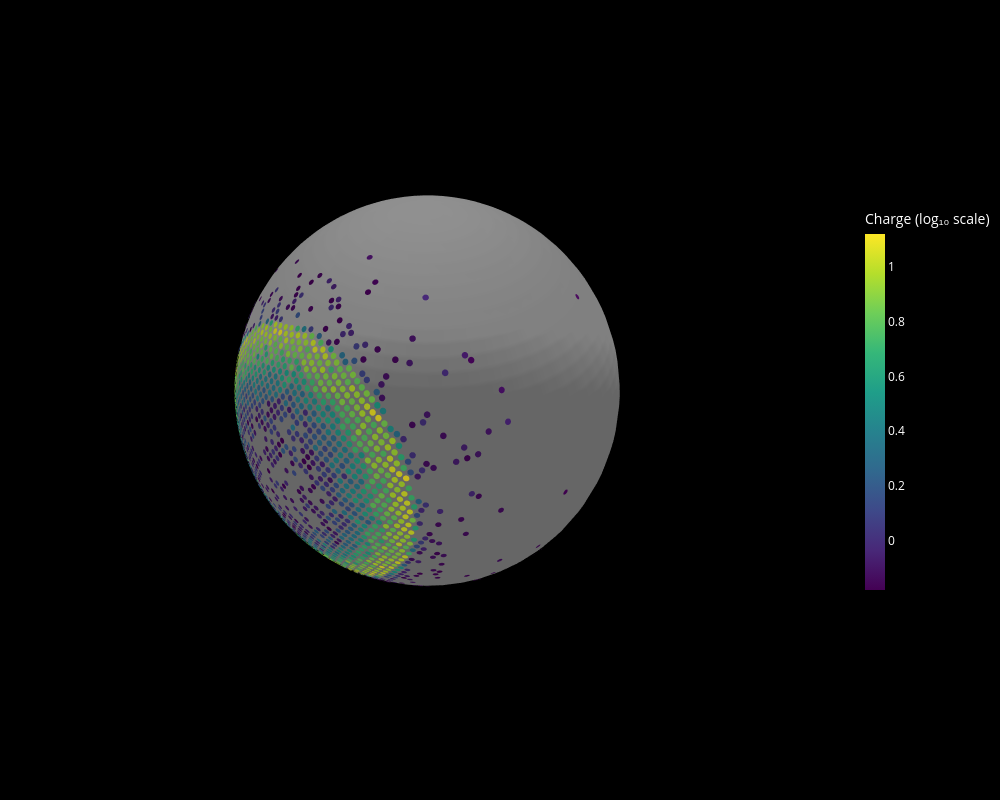

Notebook cell for this chart:
### Markdown cell above
### Sphere (JUNO / water) and box (MidBox / water) — oriented discs

### Code cell
for title, g, p, dt in [('sphere / water (JUNO)', 'JUNO', 'JUNO', 'sphere'),
                        ('box / water (MidBox)',  'MidBox', 'MidBox', 'box')]:
    d, ch, tm = simulate(f'../config/{g}_geom_config.json', f'../config/{p}_physics_config.json', dt, 1000., [1,0,0], [0,0,0])
    idx = bright(ch)
    print(f'{title}: {len(idx)} bright / {int((ch>0).sum())} lit')
    d.visualize_event_data_plotly_discs(idx, ch[idx], tm[idx], log_scale=True,
                                        show_all_sensors=False, title=title)

### Figure 1 — Plotly figure (JSON) as saved in the notebook; plotly's stock layout.template omitted (floating-point values rounded to 4 significant figures; data arrays with more than 128 entries replaced by an {"elided": "..."} marker saying what was removed)
{"data": [{"colorscale": [[0, "gray"], [1, "gray"]], "hoverinfo": "skip", "name": "Sphere Surface", "opacity": 1, "showlegend": false, "showscale": false, "type": "surface", "x": {"elided": "50x50 float values"}, "y": {"elided": "50x50 float values"}, "z": {"elided": "50x50 float values"}}, {"cmax": 1.12, "cmin": -0.1809, "colorbar": {"len": 0.5, "thickness": 20, "tickfont": {"color": "white"}, "title": {"font": {"color": "white"}, "text": "Charge (log₁₀ scale)"}, "x": 1}, "colorscale": [[0, "#440154"], [0.1111, "#482878"], [0.2222, "#3e4989"], [0.3333, "#31688e"], [0.4444, "#26828e"], [0.5556, "#1f9e89"], [0.6667, "#35b779"], [0.7778, "#6ece58"], [0.8889, "#b5de2b"], [1, "#fde725"]], "hoverinfo": "skip", "i": {"elided": "17724 int values"}, "intensity": {"elided": "19201 float values"}, "j": {"elided": "17724 int values"}, "k": {"elided": "17724 int values"}, "lighting": {"ambient": 0.8, "diffuse": 0.8, "specular": 0.1}, "name": "Event Data (1477 hits)", "opacity": 1, "showscale": true, "type": "mesh3d", "x": {"elided": "19201 float values"}, "y": {"elided": "19201 float values"}, "z": {"elided": "19201 float values"}}, {"hovertemplate": "%{text}<extra></extra>", "marker": {"opacity": 0, "size": 1}, "mode": "markers", "name": "Hover Info", "showlegend": false, "text": {"elided": "1477 str values"}, "type": "scatter3d", "x": {"elided": "1477 float values"}, "y": {"elided": "1477 float values"}, "z": {"elided": "1477 float values"}}], "layout": {"height": 800, "margin": {"b": 0, "l": 0, "r": 80, "t": 0}, "paper_bgcolor": "black", "plot_bgcolor": "black", "scene": {"aspectmode": "cube", "bgcolor": "black", "xaxis": {"range": [-20.38, 20.93], "showgrid": false, "showline": false, "showticklabels": false, "title": {"text": ""}, "visible": false}, "yaxis": {"range": [-20.33, 20.86], "showgrid": false, "showline": false, "showticklabels": false, "title": {"text": ""}, "visible": false}, "zaxis": {"range": [-20.79, 19.5], "showgrid": false, "showline": false, "showticklabels": false, "title": {"text": ""}, "visible": false}}, "showlegend": false, "width": 1000}}
